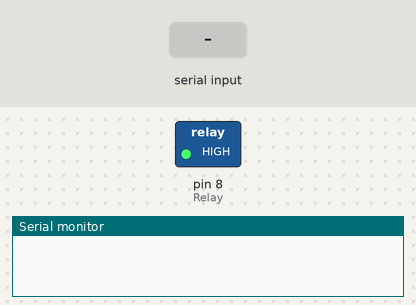
A sketch run on a simulated Arduino Uno, built with avr-gcc and run on an emulated ATmega328P. Shown: switched loads named in the sketch (green lamp = pin HIGH), the last lines printed to the serial monitor. The test bench sets the inputs (shaded band).

Above: at 1.2 s.
1.3 s: "1" received over Serial
At 2.3 s:
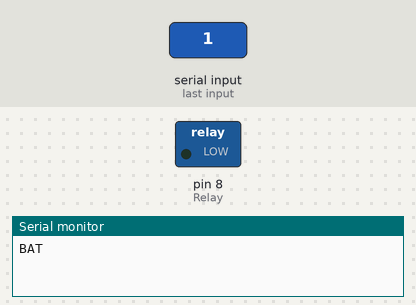
2.8 s: "2" received over Serial
At 3.4 s:
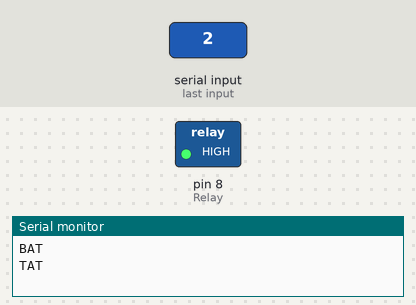
Timing chart, 0 to 5.8 s (numbered marks = the images above; inputs shaded):
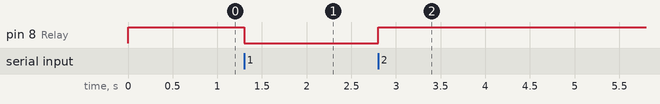

Measured:
- after the input at 1.3 s, pin 8 (Relay): HIGH → LOW at once
- after the input at 2.8 s, pin 8 (Relay): LOW → HIGH at once

The sketch:

May_Bom_UNO.ino
```cpp
int Relay = 8;
void setup() {
  pinMode(Relay, OUTPUT);
  digitalWrite(Relay, HIGH);
  Serial.begin(9600);
}
void loop() {
  if(Serial.available()){
    char input = Serial.read();
    if(input == '1'){
      digitalWrite(Relay, LOW);
      Serial.println("BAT");
    }
    else if(input == '2') {
      digitalWrite(Relay, HIGH);
      Serial.println("TAT");
    }
  }
}
```
